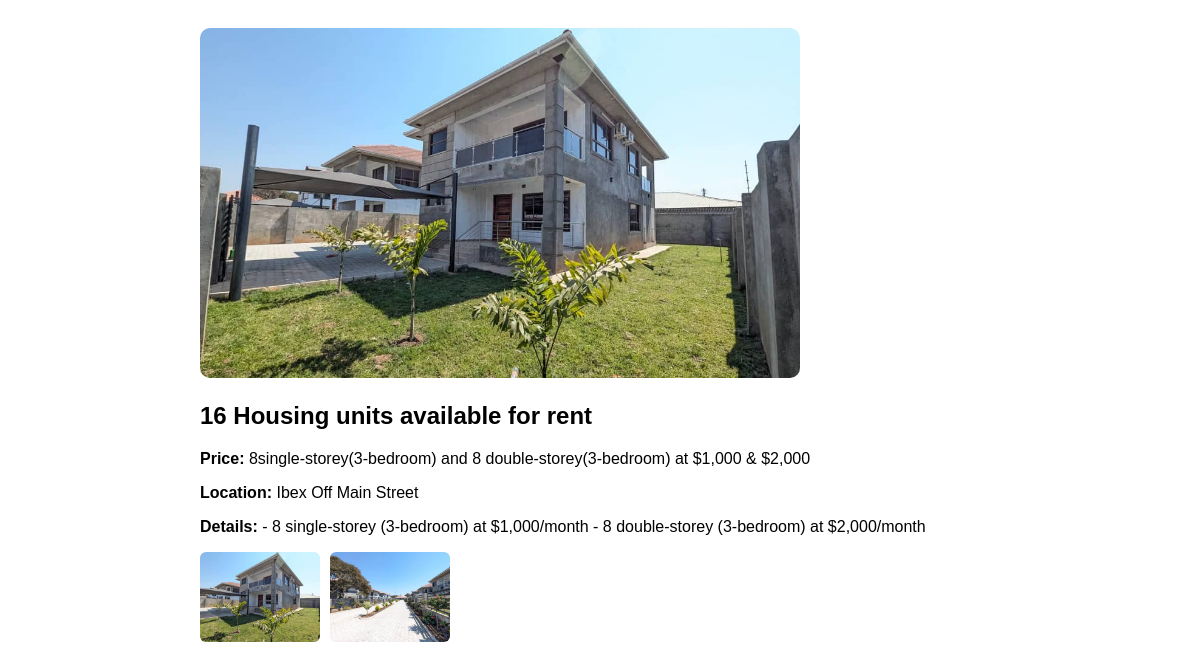
Screenshot of /property/10 with the database file from the repository.
### tables this page shows
CREATE TABLE properties (
    id INTEGER PRIMARY KEY AUTOINCREMENT,
    title TEXT,
    price TEXT,
    location TEXT,
    description TEXT,
    image TEXT,
    property_type TEXT
);

### app.py (the view)
@app.route("/property/<int:id>")
def property_detail(id):
    conn = sqlite3.connect("database.db")
    cursor = conn.cursor()
    cursor.execute("SELECT * FROM properties WHERE id = ?", (id,))
    property = cursor.fetchone()
    conn.close()
    if property is None:
        return "Property not found"
    if property[5]:
        images = [img.strip() for img in property[5].split(",")]
    else:
        images = []
    return render_template("property.html", property=property, images=images)

### templates/property.html (shortened to what this page needs)
<!DOCTYPE html>
<html lang="en">
<head>
</head>
<body>
<div class="container">
    <img id="mainImage"
         src="{{ url_for('static', filename='images/' + images[0]) }}"
         class="main-image">
    <h2>{{ property[1] }}</h2>
    <p><strong>Price:</strong> {{ property[2] }}</p>
    <p><strong>Location:</strong> {{ property[3] }}</p>
    <p><strong>Details:</strong> {{ property[4] }}</p>
    <div class="gallery">
        {% for img in images %}
            <img src="{{ url_for('static', filename='images/' + img) }}"
                 class="thumb"
                 onclick="changeImage(this)">
        {% endfor %}
    </div>
</div>
</body>
</html>

### templates/property.html (style rules this page uses)
body { font-family: Arial, sans-serif; padding: 20px; }
.main-image { width: 100%; max-width: 600px; height: 350px; object-fit: cover; border-radius: 10px; }
.gallery { display: flex; gap: 10px; margin-top: 15px; }
.thumb { width: 120px; height: 90px; object-fit: cover; border-radius: 6px; cursor: pointer; }
.container { max-width: 800px; margin: auto; }

### rows the page displays
properties: title "16 Housing units available for rent", price "8single-storey(3-bedroom) and 8 double-storey(3-bedroom) at $1,000 & $2,000", location "Ibex Off Main Street", description "- 8 single-storey (3-bedroom) at $1,000/month - 8 double-storey (3-bedroom) at $2,000/month"
